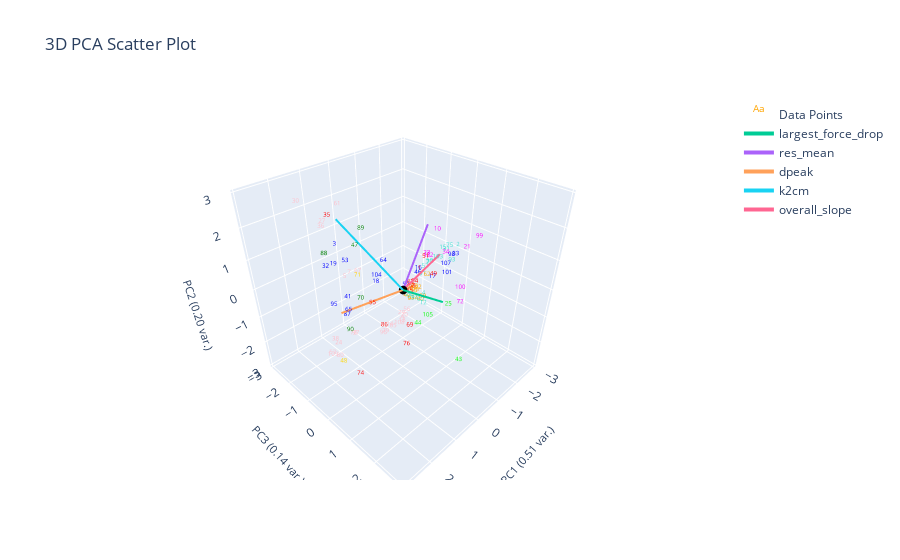

Notebook cell for this chart:
### Markdown cell above
# K-Nearest-Neighbor
- From the k nearest points, assign query point to the highest frequency label
- Performs better when data is uniformly distributed in feature space (clusters all have similar desnity)

### Code cell
from sklearn.neighbors import KNeighborsClassifier

X = plotting.extract_numerical_features(marions_labeled_data).values.tolist()
y = marions_labeled_data[f'{ylabel_name}_nums'].values.tolist()

knn = KNeighborsClassifier(n_neighbors=1)
knn.fit(X, y)
knn_predictions = pd.Series(knn.predict(clustering_features.values))
knn_actual = marions_labeled_data[f'{ylabel_name}_nums']
knn_changed_ylabel_idxs = find_changed_ylabel_data(knn_predictions, knn_actual)
knn_corrected_predictions = correct_pseudo_ylabels_to_actual(knn_predictions, knn_actual, knn_changed_ylabel_idxs)

plotting.plot_cluster_subplots(knn_predictions, curve_data,
                                  clustering_method="K-Nearest Neighbor", 
                                  cluster_category_names=cluster_num_to_ylabel,
                                  pseudo_corrections=knn_corrected_predictions,
                                  bold_idxs=knn_actual.index
                                  )
plotting.plot_cluster_subplots(knn_corrected_predictions, curve_data, 
                                  clustering_method="K-Nearest Neighbor", 
                                  cluster_category_names=cluster_num_to_ylabel,
                                  bold_idxs=knn_actual.index)
plotting.plot_pca(clustering_features, knn_predictions, 3, 
                  graph_title=f'',
                  ylabel_name=ylabel_name,)

### Figure 1 — Plotly figure (JSON) as saved in the notebook; plotly's stock layout.template omitted (floating-point values rounded to 4 significant figures)
{"data": [{"mode": "text", "name": "Data Points", "text": ["0", "1", "2", "3", "4", "5", "6", "7", "8", "9", "10", "11", "12", "13", "14", "15", "16", "17", "18", "19", "20", "21", "22", "23", "24", "25", "26", "27", "28", "29", "30", "31", "32", "33", "34", "35", "36", "37", "38", "39", "40", "41", "42", "43", "44", "45", "46", "47", "48", "49", "50", "51", "52", "53", "54", "55", "56", "57", "58", "59", "60", "61", "62", "63", "64", "65", "66", "67", "68", "69", "70", "71", "72", "73", "74", "75", "76", "77", "78", "79", "80", "81", "82", "83", "84", "85", "86", "87", "88", "89", "90", "91", "92", "93", "94", "95", "96", "97", "98", "99", "100", "101", "102", "103", "104", "105", "106", "107", "108", "109"], "textfont": {"color": ["orange", "red", "turquoise", "blue", "turquoise", "pink", "magenta", "pink", "orange", "pink", "magenta", "magenta", "turquoise", "pink", "pink", "turquoise", "blue", "blue", "blue", "blue", "pink", "magenta", "magenta", "magenta", "pink", "lime", "turquoise", "pink", "turquoise", "pink", "pink", "turquoise", "blue", "blue", "magenta", "red", "pink", "turquoise", "pink", "orange", "orange", "blue", "orange", "lime", "lime", "red", "blue", "green", "gold", "red", "turquoise", "red", "turquoise", "blue", "orange", "red", "pink", "pink", "red", "blue", "turquoise", "pink", "orange", "orange", "blue", "blue", "orange", "pink", "magenta", "red", "green", "gold", "magenta", "orange", "red", "turquoise", "red", "turquoise", "pink", "pink", "pink", "orange", "red", "orange", "magenta", "pink", "red", "blue", "green", "green", "green", "turquoise", "orange", "turquoise", "red", "blue", "pink", "pink", "blue", "magenta", "magenta", "blue", "magenta", "turquoise", "blue", "lime", "magenta", "blue", "pink", "pink"], "size": 6}, "type": "scatter3d", "x": [-0.4106, -0.9288, -2.596, 1.104, -0.04511, 1.466, -4.148, 1.804, -0.3853, 0.000174, -2.121, -1.442, 0.07756, 0.2565, 0.3918, -2.119, -0.9654, -1.382, 1.491, 1.185, 0.3561, -1.272, -1.627, -1.172, 1.882, 0.191, -0.1242, 1.567, -0.1115, 0.01755, 1.734, -2.217, 1.471, -2.439, -1.071, 2.383, 1.738, 0.1452, 2.03, -0.7734, -0.4269, 1.234, -0.2648, 1.211, 0.8373, -0.2236, -0.9016, 1.719, 2.593, -0.6936, -1.217, -0.9873, -1.33, 0.9893, -0.5549, 1.224, -0.03471, 2.119, -0.4056, -0.5167, 0.1873, 1.594, -1.097, -0.4578, 0.6658, 1.541, -0.5375, 1.385, -3.767, 2.065, 1.667, 2.267, 0.9181, -0.6715, 2.547, -2.345, 1.713, -1.346, 1.47, 0.6275, 2.234, -0.5391, -0.5084, -0.5667, -3.086, 0.4854, 2.083, 1.533, 2.35, 0.9782, 1.906, -1.156, -0.8135, -1.657, -0.5038, 1.814, 0.7143, 1.507, -2.284, -2.536, 0.03863, -1.921, -3.354, -1.303, 1.322, 0.7258, -4.755, -1.993, 0.185, 2.366], "y": [-0.1336, -0.245, -0.0996, -1.642, 0.7684, -0.7981, -0.2511, -0.1305, -0.03606, -0.01009, -0.5867, -0.397, 0.8814, 0.2269, -0.162, -0.324, -0.3004, -0.07603, 0.5295, -1.677, 0.4095, 1.204, -0.4341, -0.1638, -0.8133, 1.849, 0.1201, -1.445, 0.2224, -0.05074, -2.329, -0.2818, -1.661, -0.04144, 0.6504, -0.01132, -1.268, 0.5861, -0.7415, 0.09165, -0.2621, -1.078, 0.4705, 3.064, 1.393, 0.04536, -0.2687, 0.05331, 0.3655, 0.5424, -0.07552, -0.06003, -0.3571, -1.365, -0.04577, 0.04454, 0.1263, -0.8369, -0.02147, -0.3964, 0.8656, -0.6886, -0.05282, -0.1158, -0.07978, -0.6477, -0.06799, -0.3083, -0.2996, 2.278, 0.09565, 0.7689, 2.747, -0.1277, 0.9987, -0.2365, 1.836, -0.1956, -0.5988, -0.1188, -0.2943, -0.2451, -0.2033, -0.0763, -0.1993, 0.06686, 1.451, -0.748, -0.3496, -0.581, -0.1527, -0.3158, -0.1525, 0.4253, -0.00594, -0.9447, -0.1243, -0.4438, -0.0895, 0.725, 2.076, 0.05319, -0.1952, 0.1731, 0.3696, 1.629, -0.1863, -0.06404, 0.02932, -0.4441], "z": [-0.8724, -0.04772, 0.1429, 1.06, 0.0005921, 0.5397, 1.092, 1.156, -0.4434, -1.348, 0.7049, 0.1231, -0.2161, -1.136, -1.441, 0.1429, -0.08318, -0.4948, 1.041, 0.4144, -0.7653, 1.165, 0.02055, 0.4204, -1.654, 0.3368, -0.4292, 2.029, -0.4424, -1.144, 2.361, 0.06222, 0.47, -0.1083, 0.8491, 3.011, 2.01, -0.1701, -1.361, -0.867, -0.8309, -0.4348, -0.4918, -0.09782, -0.1891, -0.3818, -0.2061, 1.985, -1.075, 0.225, 0.1545, 0.4271, -0.2145, 0.5791, -0.8905, -0.04316, -0.9442, -1.91, -0.337, -0.5344, -0.04446, 2.792, -0.274, -0.8517, 1.018, -0.4998, -0.6077, 0.9178, 1.054, 1.014, 0.3784, 1.723, 1.296, -0.6699, -1.099, 0.1614, -0.06598, 0.01022, -1.393, -1.534, -1.574, -0.5951, -0.3348, -0.4594, 0.3475, -1.307, 0.5324, -0.7392, 1.851, 1.928, -0.7173, -0.4028, -0.6668, 0.2206, -0.207, -0.3249, -1.557, -1.273, -0.09006, 0.8118, 0.9064, -0.5457, 0.5385, 0.3721, 1.072, 0.1508, 1.036, -0.2881, -1.389, -1.542]}, {"marker": {"color": "black", "size": 3}, "mode": "markers", "name": "Origin", "showlegend": false, "type": "scatter3d", "x": [0], "y": [0], "z": [0]}, {"line": {"width": 4}, "mode": "lines+text", "name": "largest_force_drop", "textposition": "top center", "type": "scatter3d", "x": [0, 1.091], "y": [0, 2.378], "z": [0, 1.397]}, {"line": {"width": 4}, "mode": "lines+text", "name": "res_mean", "textposition": "top center", "type": "scatter3d", "x": [0, -1.331], "y": [0, -0.3095], "z": [0, 1.522]}, {"line": {"width": 4}, "mode": "lines+text", "name": "dpeak", "textposition": "top center", "type": "scatter3d", "x": [0, 1.612], "y": [0, -0.8751], "z": [0, -0.441]}, {"line": {"width": 4}, "mode": "lines+text", "name": "k2cm", "textposition": "top center", "type": "scatter3d", "x": [0, 1.002], "y": [0, -1.575], "z": [0, 2.059]}, {"line": {"width": 4}, "mode": "lines+text", "name": "overall_slope", "textposition": "top center", "type": "scatter3d", "x": [0, -1.56], "y": [0, 0.01097], "z": [0, 0.5458]}], "layout": {"autosize": true, "scene": {"aspectmode": "cube", "xaxis": {"range": [-3.064, 3.064], "title": {"font": {"size": 11}, "text": "PC1 (0.51 var.)"}}, "yaxis": {"range": [-3.064, 3.064], "title": {"font": {"size": 11}, "text": "PC3 (0.14 var.)"}}, "zaxis": {"range": [-3.064, 3.064], "title": {"font": {"size": 11}, "text": "PC2 (0.20 var.)"}}}, "title": {"text": "3D PCA Scatter Plot"}}}
